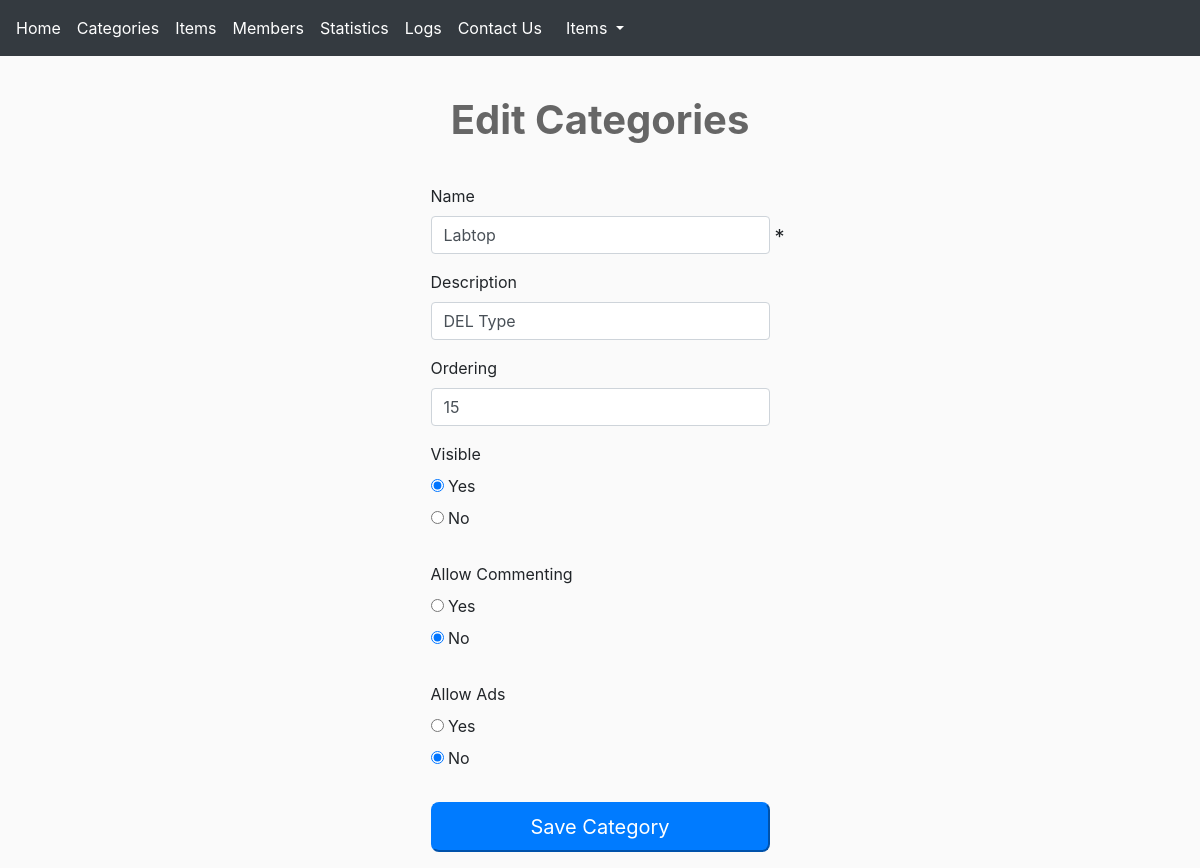
The page /categories.php?do=Edit&catid=3 (signed in) on the database its author committed.
### tables this page shows
CREATE TABLE `categories` (
  `ID` smallint(6) NOT NULL,
  `Name` varchar(255) NOT NULL,
  `Description` text NOT NULL,
  `Ordering` int(11) NOT NULL,
  `Visibility` tinyint(4) NOT NULL DEFAULT 0,
  `Allow_Comment` tinyint(4) NOT NULL DEFAULT 0,
  `Allow_Ads` tinyint(4) NOT NULL DEFAULT 0
);

### categories.php (the view, shortened to what this page needs)
<?php
if(isset($_SESSION['Username'])) {
    include 'ini.php';
    $do = isset($_GET['do']) ? $_GET['do'] : 'Manage';
    if ($do == 'Manage') {
        $sort = 'ASC';
        $sort_array = array('ASC', 'DESC');
        if (isset($_GET['sort']) && in_array($_GET['sort'], $sort_array)) {
            $sort = $_GET['sort'];
        }
        $stmt2 = $con->prepare("SELECT * FROM categories ORDER BY ordering $sort");
        $stmt2->execute();
        $cats = $stmt2->fetchAll(); ?>
        <h1 class="text-center">Manage Categories</h1>
        <div class="container categories">
            <div class="card">
                <div class="card-header">
                    <i class="fas fa-edit"></i> Manage Categories
                    <div class="option float-right">
                    <i class="fas fa-sort"></i> Ordering:[
                        <a class="<?php if ($sort == 'ASC') { echo 'active';} ?>" href="?sort=ASC">Asc</a> |
                        <a class="<?php if ($sort == 'DESC') { echo 'active';} ?>" href="?sort=DESC">Desc</a> ]
                        <i class="fas fa-eye"></i> View:[
                        <span class="active" data-view="full">Full</span> |
                        <span data-view="classic">Classic</span> ]
                    </div>
                </div>
                <div class="card-body">
                    <?php
                  foreach($cats as $cat) {
                    echo '<div class="cat">';
                    echo '<div class="hiddin-button">';
                        echo '<a href="categories.php?do=Edit&catid='. $cat['ID'] .'" class="btn btn-primary btn-sm mr-1"><i class="fas fa-edit btn-editIcon-Cate"></i> Edit </a>';
                        echo '<a href="categories.php?do=Delete&catid='. $cat['ID'] .'" class=" btn btn-danger btn-sm" ><i class="fas fa-times btn-editIcon-Cate"></i> Delete </a>';
                    echo '</div>';
                    echo "<h3>". $cat['Name'] . "</h3>";
                        echo '<div class="full-view">';
                            echo '<p>';
                            if($cat['Description'] == ''){echo'This Is category Has No Description';} else{ echo $cat['Description'];}
                            echo'</p>';
                            if($cat['Visibility'] == 1) {echo'<span class="visiblity"><i class="fas fa-eye"></i> Hidden </span>';}
                            if($cat["Allow_Comment"] == 1) {echo'<span class="commenting"><i class="fas fa-times"></i> Comment Disabled </span>';}
                            if($cat['Allow_Ads'] == 1) {echo'<span class="advertises"><i class="fas fa-times"></i> Ads Disabled </span>';}
                        echo '</div>';
                    echo '</div>';
                    echo '<hr>';
                  }
                     ?>
                </div>
            </div>
            <a class="btn btn-primary mt-3 mb-5" href="categories.php?do=Add">
                <i class="fas fa-plus"></i>
                Add New Category
             </a>
        </div>
            <?php
    } elseif ($do == 'Edit') {
         $catid = isset($_GET['catid']) && is_numeric($_GET['catid']) ? intval($_GET['catid']) : 0 ;
         $stmt = $con->prepare("SELECT * FROM  categories  WHERE  ID = ? ");
         $stmt->execute(array($catid));
         $cat = $stmt->fetch();
         $count = $stmt->rowCount();
if ($count > 0) {  ?>
<h1 class="text-center">Edit Categories</h1>
<div class="container">
<form action="?do=Update" method="POST" id="add-form">
<label class="col-sm-2 control-lable">Name</label>
<div class='form-group col-sm-8 col-md-12'>
         <input  type="text" name="name" class="any-type form-control "  placeholder = "Name Of The Categories " required = "required" value="<?php echo $cat['Name'] ?>">
</div>
<label class="col-sm-2 control-lable">Description</label>
<div class="form-group input-group col-sm-8 col-md-12">
     <input type="text" name="description" id="pass" class="form-control" placeholder = "Describe The Category"  value="<?php echo $cat['Description'] ?>">
</div>
<label class="col-sm-2 control-lable">Ordering</label>
<div class='form-group col-sm-8 col-md-12 '>
         <input type="text" name="ordering" class="form-control" placeholder = "Number To Arrange The Categories" value = "<?php echo $cat['Ordering']  ?>" />
</div>
<label class="col-sm-12 control-lable">Visible</label>
<div class='form-group col-sm-8 col-md-12 mb-4'>
 <div>
     <input type="radio" id="vis-yes" name="visiblity" value="0"
     <?php if ($cat['Visibility'] == 0) {echo 'checked';} ?>  />
     <label for="vis-yes">Yes</label>
 </div>
 <div>
     <input type="radio" id="vis-no" name="visiblity" value="1"
     <?php if ($cat['Visibility'] == 1) {echo 'checked'; } ?> />
     <label for="vis-no">No</label>
 </div>
</div>
<label class="col-sm-12 control-lable">Allow Commenting</label>
<div class='form-group col-sm-8 col-md-12 mb-4'>
 <div>
     <input type="radio" id="com-yes" name="commenting" value="0"
      <?php if ($cat['Allow_Comment'] == 0) {echo 'checked';}?> />
     <label for="com-yes">Yes</label>
 </div>
 <div>
     <input type="radio" id="com-no" name="commenting" value="1"
     <?php if ($cat['Allow_Comment'] == 1) {echo 'checked';} ?> />
     <label for="com-no">No</label>
 </div>
</div>
<label class="col-sm-12 control-lable">Allow Ads</label>
<div class='form-group col-sm-8 col-md-12 mb-4'>
 <div>
     <input type="radio" id="Ads-yes" name="ads" value="0"
      <?php if ($cat['Allow_Ads'] == 0) {echo 'checked'; } ?>/>
     <label for="Ads-yes">Yes</label>
 </div>
 <div>
     <input type="radio" id="Ads-no" name="ads" value="1"
     <?php if ($cat['Allow_Ads'] == 1) {echo 'checked'; } ?>/>
     <label for="Ads-no">No</label>
 </div>
</div>
<div class='form-group  col-sm-12'>
     <input  type="submit" value="Save Category" class="btn-primary btn-block btn-lg rounded-lg" >
</div>
</form>
</div>
<?php } else {
echo '<div class="container">';
 $theMsg = '<div class="alert alert-danger">There Is No Such ID</div>';
 redirectHome($theMsg);
echo '</div>';
}
    } elseif ('Activate') {
    }
    include 'footer.php';
    exit();
}
?>

### layout/css/backend.css (style rules this page uses)
body { background-color:#FAFAFA ; font-size: 16px; }
h1 { font-size: 2.5rem; margin: 40px 0; font-weight: bold; color: #666; }
input.form-control { position: relative; }
@media (min-width: 1200px) { #add-form { max-width: 408px; margin: 0 auto; } }
@media (min-width: 684px) { #add-form { max-width: 369px; margin: 0 auto; } }
.rounded-lg { border-radius:.5rem !important; }

### rows shown on the page
categories: name "Labtop", description "DEL Type", ordering "15", Visibility "☑ Yes", Visibility "☐ No", Allow_Comment "☐ Yes", Allow_Comment "☑ No", Allow_Ads "☐ Yes", Allow_Ads "☑ No"

### other values the page prints
lang('HOME_ADMIN') "Home"
lang('CATEGORIES') "Categories"
lang('ITEMS') "Items"
lang('MEMBERS') "Members"
lang('STATISICE') "Statistics"
lang('LOGS') "Logs"
